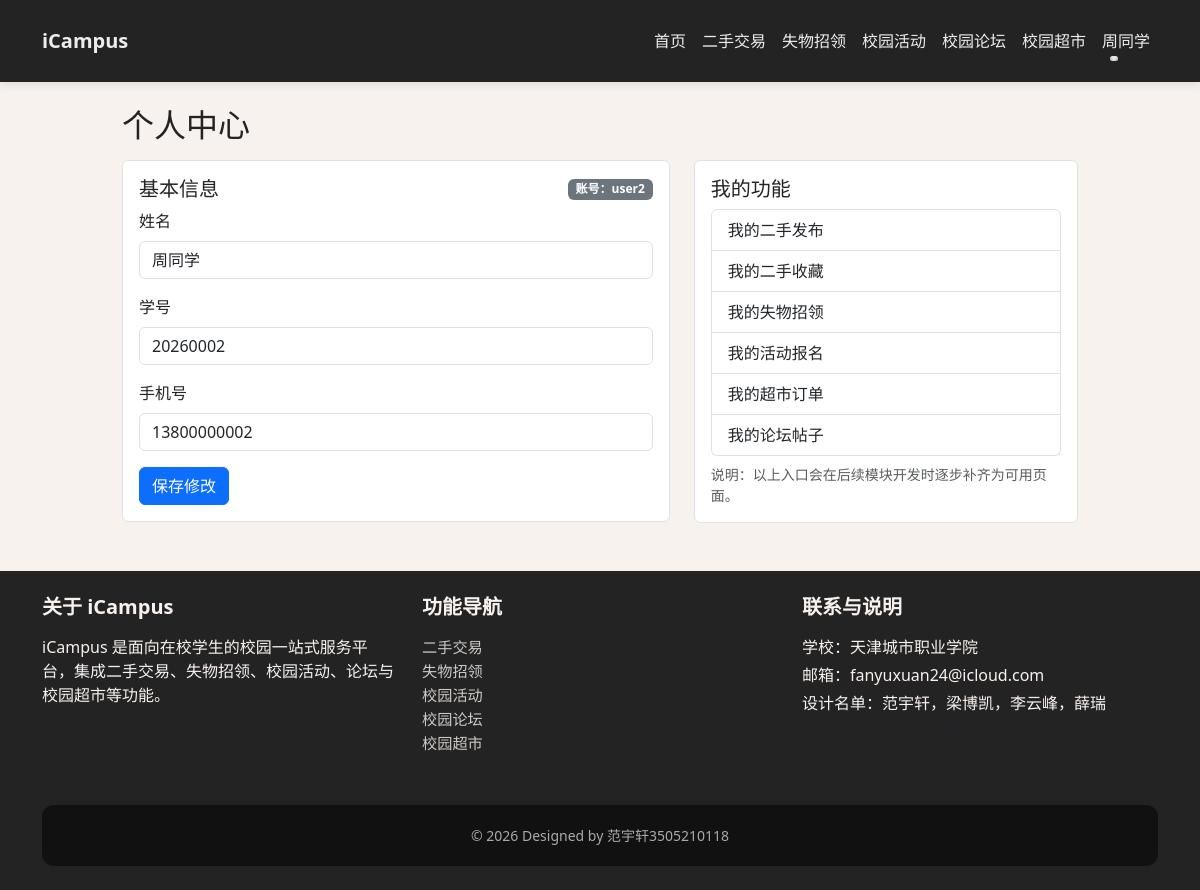
Screenshot of /profile.php (signed in) with the database file from the repository.
### tables this page shows
CREATE TABLE `users` (
  `id` BIGINT UNSIGNED NOT NULL AUTO_INCREMENT,
  `username` VARCHAR(50) NOT NULL COMMENT '登录用户名（学号/自定义）',
  `password` VARCHAR(100) NOT NULL COMMENT 'bcrypt 加密密码',
  `name` VARCHAR(50) DEFAULT NULL COMMENT '姓名',
  `student_id` VARCHAR(20) DEFAULT NULL COMMENT '学号',
  `phone` VARCHAR(20) DEFAULT NULL COMMENT '手机号',
  `avatar` VARCHAR(255) DEFAULT NULL COMMENT '头像地址',
  `role` ENUM('user','admin') NOT NULL DEFAULT 'user' COMMENT '角色',
  `status` TINYINT(1) NOT NULL DEFAULT 1 COMMENT '状态：1正常 0禁用',
  `created_at` DATETIME NOT NULL DEFAULT CURRENT_TIMESTAMP,
  `updated_at` DATETIME NOT NULL DEFAULT CURRENT_TIMESTAMP ON UPDATE CURRENT_TIMESTAMP,
  PRIMARY KEY (`id`),
  UNIQUE KEY `uk_users_username` (`username`),
  KEY `idx_users_student_id` (`student_id`),
  KEY `idx_users_phone` (`phone`)
);

### includes/functions.php (called while the page is built, shortened)
<?php
require_once __DIR__ . '/../config/database.php';
function h(?string $value): string
{
    return htmlspecialchars($value ?? '', ENT_QUOTES, 'UTF-8');
}
function isLoggedIn(): bool
{
    return !empty($_SESSION['user_id']);
}
function currentUserId(): int
{
    return (int)($_SESSION['user_id'] ?? 0);
}
function currentUser(): ?array
{
    $db = Database::getInstance();
    $u = $db->queryOne("SELECT * FROM users WHERE id = :id LIMIT 1", ['id' => currentUserId()]);
    return $u;
}

### config/database.php (called while the page is built, shortened)
<?php
class Database
{
    private static ?Database $instance = null;
    private ?PDO $pdo = null;
    private function __construct()
    {
        $host = getenv('ICAMPUS_DB_HOST') ?: 'localhost';
        $dbname = getenv('ICAMPUS_DB_NAME') ?: 'icampus';
        $user = getenv('ICAMPUS_DB_USER') ?: 'icampus';
        $pass = getenv('ICAMPUS_DB_PASS') ?: 'aAXsDm2P8LCEzAWB';
        $charset = 'utf8mb4';
        $dsn = "mysql:host={$host};dbname={$dbname};charset={$charset}";
        try {
            $this->pdo = new PDO($dsn, $user, $pass, [
                PDO::ATTR_ERRMODE => PDO::ERRMODE_EXCEPTION,
                PDO::ATTR_DEFAULT_FETCH_MODE => PDO::FETCH_ASSOC,
            ]);
        } catch (PDOException $e) {
            $this->pdo = null;
        }
    }
    public static function getInstance(): Database
    {
        if (self::$instance === null) {
            self::$instance = new self();
        }
        return self::$instance;
    }
    public function isAvailable(): bool
    {
        return $this->pdo !== null;
    }
    public function query(string $sql, array $params = []): array
    {
        $stmt = $this->pdo->prepare($sql);
        $stmt->execute($params);
        return $stmt->fetchAll();
    }
    public function queryOne(string $sql, array $params = []): ?array
    {
        $rows = $this->query($sql, $params);
        return $rows[0] ?? null;
    }
}

### profile.php (the view, shortened to what this page needs)
<?php
require_once __DIR__ . '/config/database.php';
require_once __DIR__ . '/includes/functions.php';
include __DIR__ . '/includes/header.php';
?>
<div class="container" style="max-width: 980px;">
    <h2 class="mb-3 mt-3">个人中心</h2>
    <?php if (!$user): ?>
        <div class="alert alert-warning small">未找到当前用户信息。</div>
    <?php else: ?>
        <div class="row g-4">
            <div class="col-md-7">
                <div class="border rounded p-3 bg-white">
                    <div class="d-flex justify-content-between align-items-center mb-2">
                        <h5 class="mb-0">基本信息</h5>
                        <span class="badge bg-secondary">账号：<?= h($user['username'] ?? '') ?></span>
                    </div>
                    <form method="post" action="/profile.php">
                        <div class="mb-3">
                            <label class="form-label">姓名</label>
                            <input type="text" name="name" class="form-control" value="<?= h($_POST['name'] ?? ($user['name'] ?? '')) ?>">
                        </div>
                        <div class="mb-3">
                            <label class="form-label">学号</label>
                            <input type="text" name="student_id" class="form-control" value="<?= h($_POST['student_id'] ?? ($user['student_id'] ?? '')) ?>">
                        </div>
                        <div class="mb-3">
                            <label class="form-label">手机号</label>
                            <input type="text" name="phone" class="form-control" value="<?= h($_POST['phone'] ?? ($user['phone'] ?? '')) ?>">
                        </div>
                        <button type="submit" class="btn btn-primary">保存修改</button>
                    </form>
                </div>
            </div>
            <div class="col-md-5">
                <div class="border rounded p-3 bg-white">
                    <h5 class="mb-2">我的功能</h5>
                    <div class="list-group">
                        <a class="list-group-item list-group-item-action" href="/products/my.php">我的二手发布</a>
                        <a class="list-group-item list-group-item-action" href="/products/favorites.php">我的二手收藏</a>
                        <a class="list-group-item list-group-item-action" href="/lostfound/my.php">我的失物招领</a>
                        <a class="list-group-item list-group-item-action" href="/activities/my.php">我的活动报名</a>
                        <a class="list-group-item list-group-item-action" href="/shop/orders.php">我的超市订单</a>
                        <a class="list-group-item list-group-item-action" href="/forum/my.php">我的论坛帖子</a>
                    </div>
                    <div class="small text-muted mt-2">
                        说明：以上入口会在后续模块开发时逐步补齐为可用页面。
                    </div>
                </div>
            </div>
        </div>
    <?php endif; ?>
</div>
<?php include __DIR__ . '/includes/footer.php'; ?>

### includes/header.php (shortened to what this page needs)
<?php
require_once __DIR__ . '/functions.php';
$loggedIn = isLoggedIn();
$user = $loggedIn ? currentUser() : null;
$path = parse_url($_SERVER['REQUEST_URI'] ?? '', PHP_URL_PATH) ?: '';
$isHome = ($path === '/' || $path === '/index.php');
?>
<!DOCTYPE html>
<html lang="zh-CN">
<head>
    <link rel="stylesheet" href="/assets/css/bootstrap.min.css">
    <link rel="stylesheet" href="/css/style.css">
</head>
<body>
<header class="shadow-sm">
    <nav id="mainNavbar"
         class="navbar navbar-expand-lg navbar-dark top-nav <?= $isHome ? 'transparent' : 'solid' ?>">
        <div class="container">
            <a class="navbar-brand fw-bold" href="/index.php">
                iCampus
            </a>
            <div class="collapse navbar-collapse" id="mainNav">
                <ul class="navbar-nav ms-auto mb-2 mb-lg-0">
                    <li class="nav-item"><a class="nav-link" href="/index.php">首页</a></li>
                    <li class="nav-item"><a class="nav-link" href="/products/list.php">二手交易</a></li>
                    <li class="nav-item"><a class="nav-link" href="/lostfound/list.php">失物招领</a></li>
                    <li class="nav-item"><a class="nav-link" href="/activities/list.php">校园活动</a></li>
                    <li class="nav-item"><a class="nav-link" href="/forum/index.php">校园论坛</a></li>
                    <li class="nav-item"><a class="nav-link" href="/shop/index.php">校园超市</a></li>
                    <?php if ($loggedIn): ?>
                        <?php
                        $displayName = $user['name'] ?? $_SESSION['name'] ?? $_SESSION['username'] ?? '个人中心';
                        ?>
                        <li class="nav-item nav-user">
                            <a class="nav-link nav-username" href="/profile.php">
                                <?= h((string)$displayName) ?>
                            </a>
                        </li>
                    <?php endif; ?>
                </ul>
            </div>
        </div>
    </nav>
</header>
<main class="main-container <?= $isHome ? 'main-home' : 'main-inner' ?>">

### css/style.css (style rules this page uses)
body { font-family: system-ui, -apple-system, BlinkMacSystemFont, "Segoe UI", sans-serif; background-color: #f8f2ef; color: #232323; }
.top-nav { position: fixed; top: 0; left: 0; right: 0; width: 100%; z-index: 1030; padding: 1rem 0; transition: background-color 0.25s ease, box-shadow 0.25s ease, padding 0.25s ease; min-height: 70px; }
.top-nav.solid { background: #232323; box-shadow: 0 2px 10px rgba(0, 0, 0, 0.1); }
.top-nav .navbar-brand, .top-nav .nav-link { color: rgba(255, 255, 255, 0.92) !important; }
.top-nav .nav-link { font-weight: 500; padding: 0.8rem 1rem; position: relative; }
.nav-user { position: relative; }
.nav-username { display: inline-flex; align-items: center; gap: 0.4rem; }
.nav-username::after { content: ""; width: 0; height: 0; border-left: 4px solid transparent; border-right: 4px solid transparent; border-top: 5px solid rgba(255, 255, 255, 0.82); transform: translateY(1px); opacity: 0.9; }
.top-nav .nav-link.active::after, .top-nav .nav-link:hover::after { content: ""; position: absolute; left: 1rem; right: 1rem; bottom: 0.35rem; height: 2px; background: rgba(255, 255, 255, 0.85); border-radius: 999px; }
.main-container { margin-top: 0; position: relative; z-index: 2; padding-top: 90px; }

### rows the page displays
users: name "周同学", username "user2", student_id "20260002", phone "13800000002"
